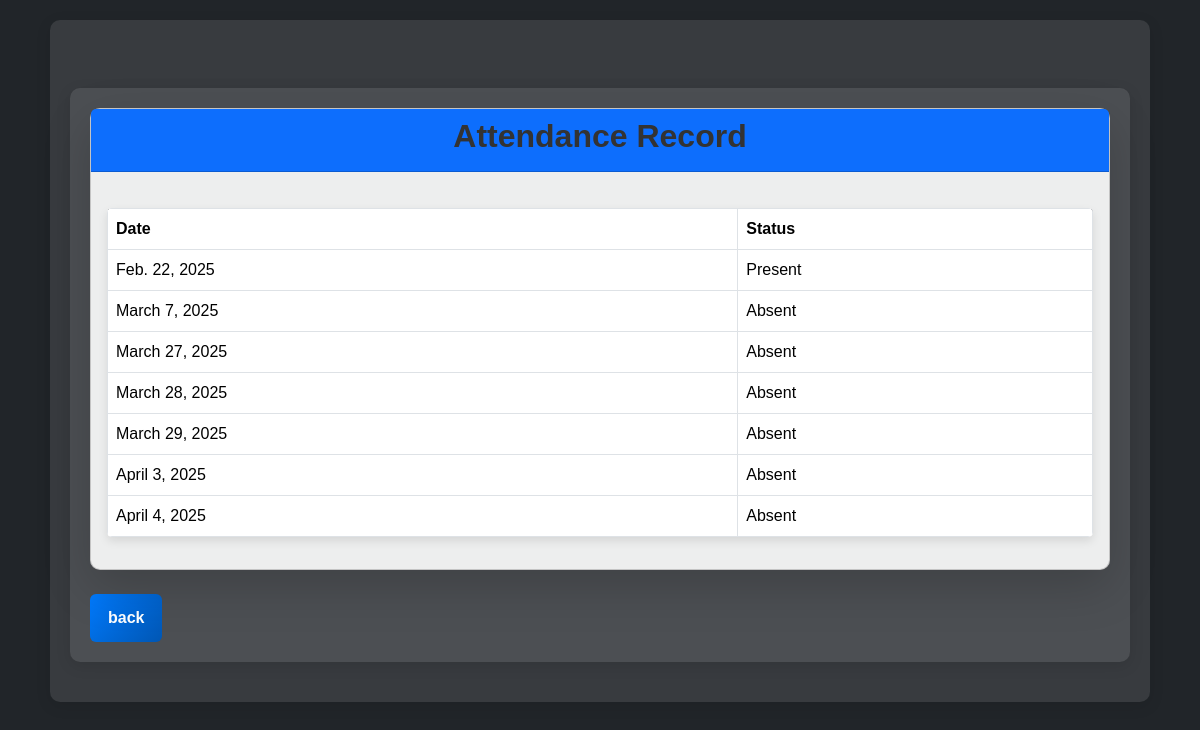
The page /faculty_app/view_attendance/ (signed in) on the database its author committed.
### admin_app/models.py (models this page shows, shortened)
class AttendanceFaculty(models.Model):
    STATUS_CHOICES = [
        ("present", "Present"),
        ("absent", "Absent"),
        ("late", "Late"),
    ]
    faculty = models.ForeignKey(Faculty, on_delete=models.CASCADE, related_name="attendance_faculty")
    date = models.DateField(default=date.today)
    status = models.CharField(max_length=10, choices=STATUS_CHOICES, default="absent")
    class Meta:
        unique_together = ('faculty', 'date')

### faculty_app/views.py (the view)
# urls.py: path("view_attendance/", views.view_attendance, name="view_attendance"),
@faculty_required
def view_attendance(request):
    faculty = Faculty.objects.get(user=request.user)
    attendance = AttendanceFaculty.objects.filter(faculty=faculty).order_by("date")
    return render(request, "faculty_app/view_attendance.html", {"attendance": attendance})

### faculty_app/views.py (called while the page is built)
def faculty_required(view_func):
    @wraps(view_func)
    def wrapper(request, *args, **kwargs):
        if not request.user.is_authenticated:
            return redirect("registration:login")  # Redirect unauthenticated users to login page
        if request.user.role == "faculty":
            return view_func(request, *args, **kwargs)
        logout(request)  # Log out unauthorized users
        return redirect("registration:login")  # Redirect unauthorized users
    return wrapper

### faculty_app/templates/faculty_app/view_attendance.html (shortened to what this page needs)
{% extends "layout.html" %}
{% block container %}
<div class="container mt-5">
    <div class="card shadow-lg mb-4">
        <div class="card-header bg-primary text-white text-center">
            <h2>Attendance Record</h2>
        </div>
        <div class="card-body">
            {% if attendance %}
                <table class="table table-bordered">
                    <thead>
                        <tr>
                            <th>Date</th>
                            <th>Status</th>
                        </tr>
                    </thead>
                    <tbody>
                        {% for record in attendance %}
                            <tr>
                                <td>{{ record.date }}</td>
                                <td>{{ record.get_status_display }}</td>
                            </tr>
                        {% endfor %}
                    </tbody>
                </table>
            {% else %}
                <p>No attendance records found.</p>
            {% endif %}
        </div>
    </div>
    <a href="{% url 'faculty_app:faculty_dashboard' %}" class="btn btn-primary">back</a>
</div>
{% endblock %}

### rows shown on the page
AttendanceFaculty: date "Feb. 22, 2025", status "Present"
AttendanceFaculty: date "March 7, 2025", status "Absent"
AttendanceFaculty: date "March 27, 2025", status "Absent"
AttendanceFaculty: date "March 28, 2025", status "Absent"
AttendanceFaculty: date "March 29, 2025", status "Absent"
AttendanceFaculty: date "April 3, 2025", status "Absent"
AttendanceFaculty: date "April 4, 2025", status "Absent"
